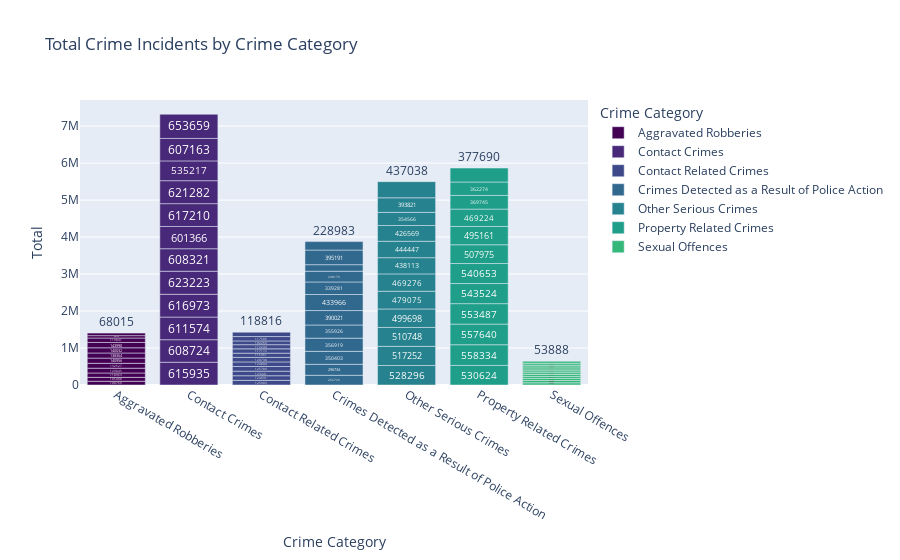

The notebook cell this image was saved under:
### Code cell
fig = px.bar(group_crime_and_year, x='Crime Category', y='Total', text='Total', color='Crime Category',
             color_discrete_sequence=px.colors.sequential.Viridis, 
             title='Total Crime Incidents by Crime Category')
fig.show()

### Figure 1 — Plotly figure (JSON) as saved in the notebook; plotly's stock layout.template omitted (floating-point values rounded to 4 significant figures)
{"data": [{"alignmentgroup": "True", "hovertemplate": "Crime Category=%{x}<br>Total=%{text}<extra></extra>", "legendgroup": "Aggravated Robberies", "marker": {"color": "#440154", "pattern": {"shape": ""}}, "name": "Aggravated Robberies", "offsetgroup": "Aggravated Robberies", "orientation": "v", "showlegend": true, "text": [100769, 105488, 118963, 129045, 132527, 140956, 138364, 140032, 143990, 119841, 64759, 68015], "textposition": "auto", "type": "bar", "x": ["Aggravated Robberies", "Aggravated Robberies", "Aggravated Robberies", "Aggravated Robberies", "Aggravated Robberies", "Aggravated Robberies", "Aggravated Robberies", "Aggravated Robberies", "Aggravated Robberies", "Aggravated Robberies", "Aggravated Robberies", "Aggravated Robberies"], "xaxis": "x", "y": [100769, 105488, 118963, 129045, 132527, 140956, 138364, 140032, 143990, 119841, 64759, 68015], "yaxis": "y"}, {"alignmentgroup": "True", "hovertemplate": "Crime Category=%{x}<br>Total=%{text}<extra></extra>", "legendgroup": "Contact Crimes", "marker": {"color": "#482878", "pattern": {"shape": ""}}, "name": "Contact Crimes", "offsetgroup": "Contact Crimes", "orientation": "v", "showlegend": true, "text": [615935, 608724, 611574, 616973, 623223, 608321, 601366, 617210, 621282, 535217, 607163, 653659], "textposition": "auto", "type": "bar", "x": ["Contact Crimes", "Contact Crimes", "Contact Crimes", "Contact Crimes", "Contact Crimes", "Contact Crimes", "Contact Crimes", "Contact Crimes", "Contact Crimes", "Contact Crimes", "Contact Crimes", "Contact Crimes"], "xaxis": "x", "y": [615935, 608724, 611574, 616973, 623223, 608321, 601366, 617210, 621282, 535217, 607163, 653659], "yaxis": "y"}, {"alignmentgroup": "True", "hovertemplate": "Crime Category=%{x}<br>Total=%{text}<extra></extra>", "legendgroup": "Contact Related Crimes", "marker": {"color": "#3e4989", "pattern": {"shape": ""}}, "name": "Contact Related Crimes", "offsetgroup": "Contact Related Crimes", "orientation": "v", "showlegend": true, "text": [125903, 124691, 123441, 125789, 124804, 120730, 115361, 117172, 112244, 102269, 117505, 118816], "textposition": "auto", "type": "bar", "x": ["Contact Related Crimes", "Contact Related Crimes", "Contact Related Crimes", "Contact Related Crimes", "Contact Related Crimes", "Contact Related Crimes", "Contact Related Crimes", "Contact Related Crimes", "Contact Related Crimes", "Contact Related Crimes", "Contact Related Crimes", "Contact Related Crimes"], "xaxis": "x", "y": [125903, 124691, 123441, 125789, 124804, 120730, 115361, 117172, 112244, 102269, 117505, 118816], "yaxis": "y"}, {"alignmentgroup": "True", "hovertemplate": "Crime Category=%{x}<br>Total=%{text}<extra></extra>", "legendgroup": "Crimes Detected as a Result of Police Action", "marker": {"color": "#31688e", "pattern": {"shape": ""}}, "name": "Crimes Detected as a Result of Police Action", "offsetgroup": "Crimes Detected as a Result of Police Action", "orientation": "v", "showlegend": true, "text": [262726, 296734, 350403, 356919, 355926, 390021, 433966, 339281, 290176, 177095, 395191, 228983], "textposition": "auto", "type": "bar", "x": ["Crimes Detected as a Result of Police Action", "Crimes Detected as a Result of Police Action", "Crimes Detected as a Result of Police Action", "Crimes Detected as a Result of Police Action", "Crimes Detected as a Result of Police Action", "Crimes Detected as a Result of Police Action", "Crimes Detected as a Result of Police Action", "Crimes Detected as a Result of Police Action", "Crimes Detected as a Result of Police Action", "Crimes Detected as a Result of Police Action", "Crimes Detected as a Result of Police Action", "Crimes Detected as a Result of Police Action"], "xaxis": "x", "y": [262726, 296734, 350403, 356919, 355926, 390021, 433966, 339281, 290176, 177095, 395191, 228983], "yaxis": "y"}, {"alignmentgroup": "True", "hovertemplate": "Crime Category=%{x}<br>Total=%{text}<extra></extra>", "legendgroup": "Other Serious Crimes", "marker": {"color": "#26828e", "pattern": {"shape": ""}}, "name": "Other Serious Crimes", "offsetgroup": "Other Serious Crimes", "orientation": "v", "showlegend": true, "text": [528296, 517252, 510748, 499698, 479075, 469276, 438113, 444447, 426569, 354566, 393821, 437038], "textposition": "auto", "type": "bar", "x": ["Other Serious Crimes", "Other Serious Crimes", "Other Serious Crimes", "Other Serious Crimes", "Other Serious Crimes", "Other Serious Crimes", "Other Serious Crimes", "Other Serious Crimes", "Other Serious Crimes", "Other Serious Crimes", "Other Serious Crimes", "Other Serious Crimes"], "xaxis": "x", "y": [528296, 517252, 510748, 499698, 479075, 469276, 438113, 444447, 426569, 354566, 393821, 437038], "yaxis": "y"}, {"alignmentgroup": "True", "hovertemplate": "Crime Category=%{x}<br>Total=%{text}<extra></extra>", "legendgroup": "Property Related Crimes", "marker": {"color": "#1f9e89", "pattern": {"shape": ""}}, "name": "Property Related Crimes", "offsetgroup": "Property Related Crimes", "orientation": "v", "showlegend": true, "text": [530624, 558334, 557640, 553487, 543524, 540653, 507975, 495161, 469224, 369745, 362274, 377690], "textposition": "auto", "type": "bar", "x": ["Property Related Crimes", "Property Related Crimes", "Property Related Crimes", "Property Related Crimes", "Property Related Crimes", "Property Related Crimes", "Property Related Crimes", "Property Related Crimes", "Property Related Crimes", "Property Related Crimes", "Property Related Crimes", "Property Related Crimes"], "xaxis": "x", "y": [530624, 558334, 557640, 553487, 543524, 540653, 507975, 495161, 469224, 369745, 362274, 377690], "yaxis": "y"}, {"alignmentgroup": "True", "hovertemplate": "Crime Category=%{x}<br>Total=%{text}<extra></extra>", "legendgroup": "Sexual Offences", "marker": {"color": "#35b779", "pattern": {"shape": ""}}, "name": "Sexual Offences", "offsetgroup": "Sexual Offences", "orientation": "v", "showlegend": true, "text": [60539, 60888, 56680, 53617, 51895, 49660, 50108, 52420, 53293, 46214, 52694, 53888], "textposition": "auto", "type": "bar", "x": ["Sexual Offences", "Sexual Offences", "Sexual Offences", "Sexual Offences", "Sexual Offences", "Sexual Offences", "Sexual Offences", "Sexual Offences", "Sexual Offences", "Sexual Offences", "Sexual Offences", "Sexual Offences"], "xaxis": "x", "y": [60539, 60888, 56680, 53617, 51895, 49660, 50108, 52420, 53293, 46214, 52694, 53888], "yaxis": "y"}], "layout": {"autosize": true, "barmode": "relative", "legend": {"title": {"text": "Crime Category"}, "tracegroupgap": 0}, "title": {"text": "Total Crime Incidents by Crime Category"}, "xaxis": {"anchor": "y", "autorange": true, "categoryarray": ["Aggravated Robberies", "Contact Crimes", "Contact Related Crimes", "Crimes Detected as a Result of Police Action", "Other Serious Crimes", "Property Related Crimes", "Sexual Offences"], "categoryorder": "array", "domain": [0, 1], "range": [-0.5, 6.5], "title": {"text": "Crime Category"}, "type": "category"}, "yaxis": {"anchor": "x", "autorange": true, "domain": [0, 1], "range": [0, 7706000.0], "title": {"text": "Total"}, "type": "linear"}}}
